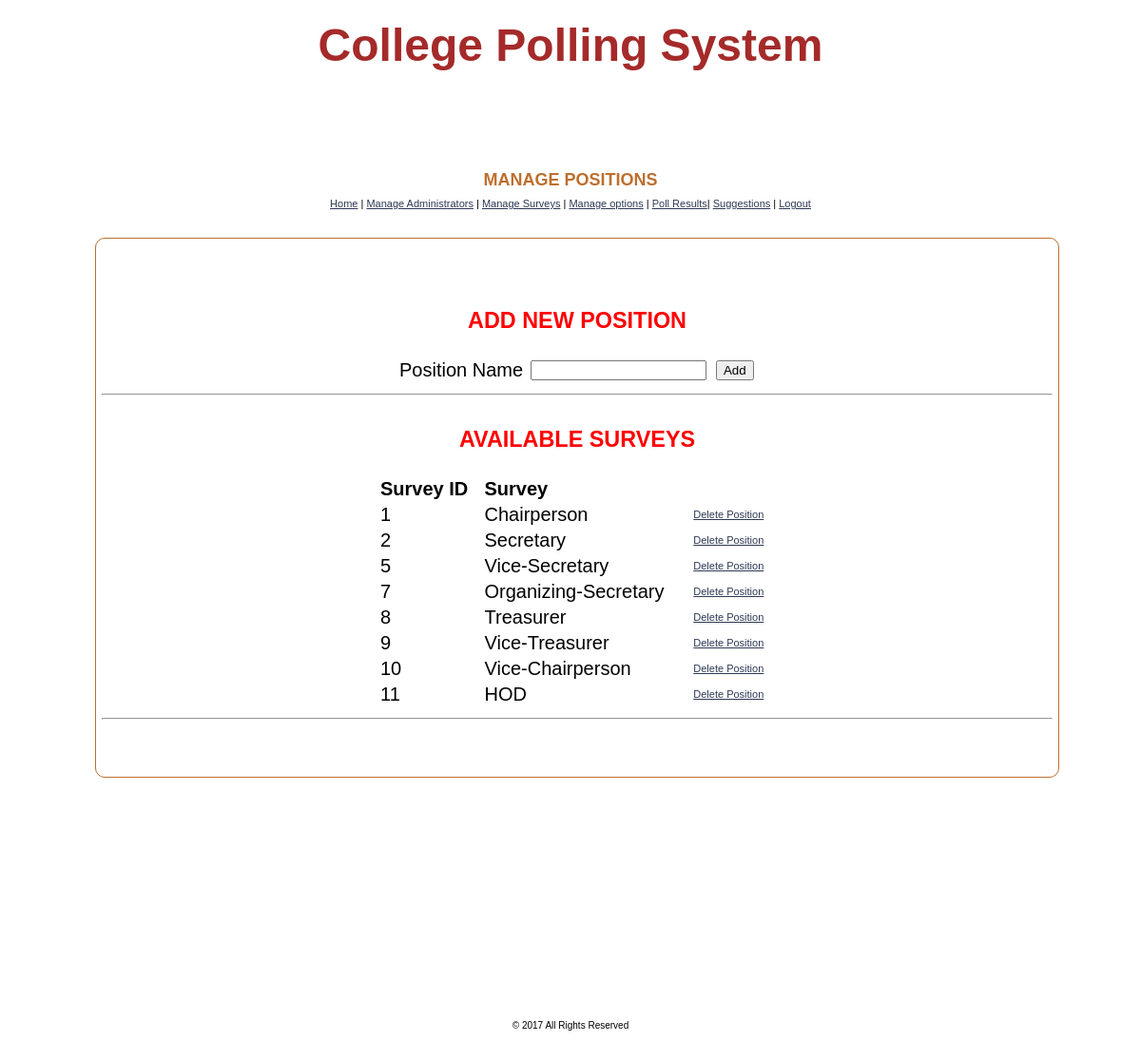
Page /admin/positions.php (signed in) on the committed database.
### tables this page shows
CREATE TABLE IF NOT EXISTS `tbpositions` (
  `position_id` int(5) NOT NULL AUTO_INCREMENT,
  `position_name` varchar(45) NOT NULL,
  PRIMARY KEY (`position_id`)
);

### admin/positions.php (the view, shortened to what this page needs)
<?php
require('../connection.php');
$result=mysqli_query($conn,"SELECT * FROM tbPositions")
or die("There are no records to display ... \n" . mysqli_error($conn));
?>
<!DOCTYPE html PUBLIC "-//W3C//DTD XHTML 1.0 Transitional//EN" "http://www.w3.org/TR/xhtml1/DTD/xhtml1-transitional.dtd">
<html xmlns="http://www.w3.org/1999/xhtml">
<head>
<link href="css/admin_styles.css" rel="stylesheet" type="text/css" />
</head>
<body bgcolor="white">
<center><b><font color = "brown" size="8">College Polling System</font></b></center><br><br>
<div id="page">
<div id="header">
  <h1>MANAGE POSITIONS</h1>
  <a href="admin.php">Home</a> | <a href="manage-admins.php">Manage Administrators</a> | <a href="positions.php">Manage Surveys</a> | <a href="candidates.php">Manage options</a> | <a href="refresh.php">Poll Results</a>| <a href="suggestion.php">Suggestions</a> | <a href="logout.php">Logout</a>
</div>
<div id="container">
<table width="380" align="center">
<CAPTION><h3>ADD NEW POSITION</h3></CAPTION>
<form name="fmPositions" id="fmPositions" action="positions.php" method="post" onsubmit="return positionValidate(this)">
<tr>
    <td>Position Name</td>
    <td><input type="text" name="position" /></td>
    <td><input type="submit" name="Submit" value="Add" /></td>
</tr>
</table>
<hr>
<table border="0" width="420" align="center">
<CAPTION><h3>AVAILABLE SURVEYS</h3></CAPTION>
<tr>
<th>Survey ID</th>
<th>Survey</th>
</tr>
<?php
while ($row=mysqli_fetch_array($result)){
echo "<tr>";
echo "<td>" . $row['position_id']."</td>";
echo "<td>" . $row['position_name']."</td>";
echo '<td><a href="positions.php?id=' . $row['position_id'] . '">Delete Position</a></td>';
echo "</tr>";
}
?>
</table>
<hr>
</div>
<div id="footer">
  <div class="bottom_addr">&copy; 2017 All Rights Reserved</div>
</div>
</div>
</body>
</html>

### admin/css/admin_styles.css (style rules this page uses)
body { font: 11px Verdana, Arial, Helvetica, sans-serif; background-color: white; margin: 0px; padding: 20px 10px 0px; }
.bottom_addr { font-size: 11px; color: #000; padding: 5px 0 12px 0; text-align:center; font-size:10px; }
h1 { color: #bd6f2f; margin: 0px 0px 5px; padding: 0px 0px 3px; font: bold 18px Verdana, Arial, Helvetica, sans-serif; text-align:center; }
h3 { color:red; }
a { color: #2D3954; font-size: 11px; }
th { font-weight: bold; text-align: left; }
#page { width:1000px; margin:0 auto; margin-top:80px; padding-top:0px; background: white; height:auto; }
#header { text-align:center; }
#container { border:#bd6f2f solid 1px; border-radius: 10px; padding:50px 6px 50px 6px; width:1000px; margin:0 auto; font-size:20px; text-align:justify; margin-top:30px; background-color: white; }
#footer { width:800px; margin:0 auto; margin-top:250px; background:white; }

### rows in the picture
tbpositions: position_id "1", position_name "Chairperson"
tbpositions: position_id "2", position_name "Secretary"
tbpositions: position_id "5", position_name "Vice-Secretary"
tbpositions: position_id "7", position_name "Organizing-Secretary"
tbpositions: position_id "8", position_name "Treasurer"
tbpositions: position_id "9", position_name "Vice-Treasurer"
tbpositions: position_id "10", position_name "Vice-Chairperson"
tbpositions: position_id "11", position_name "HOD"
